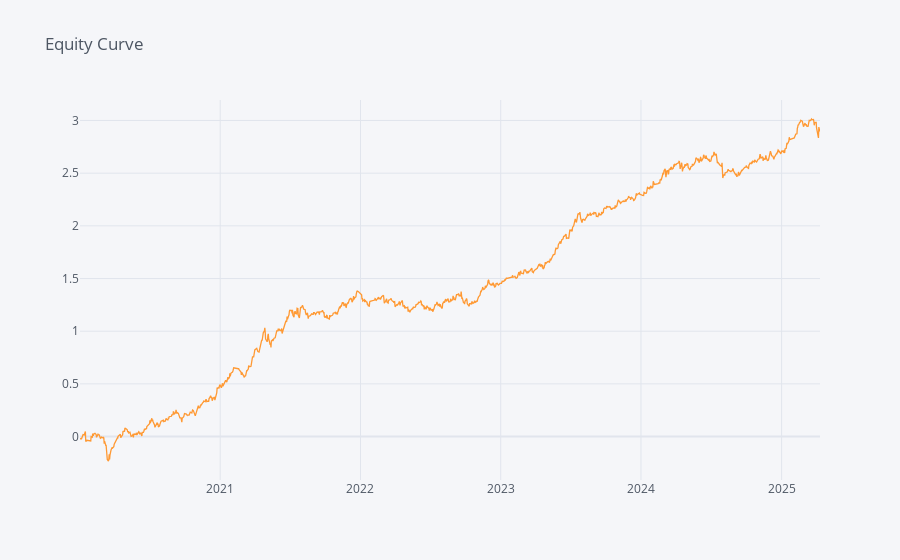
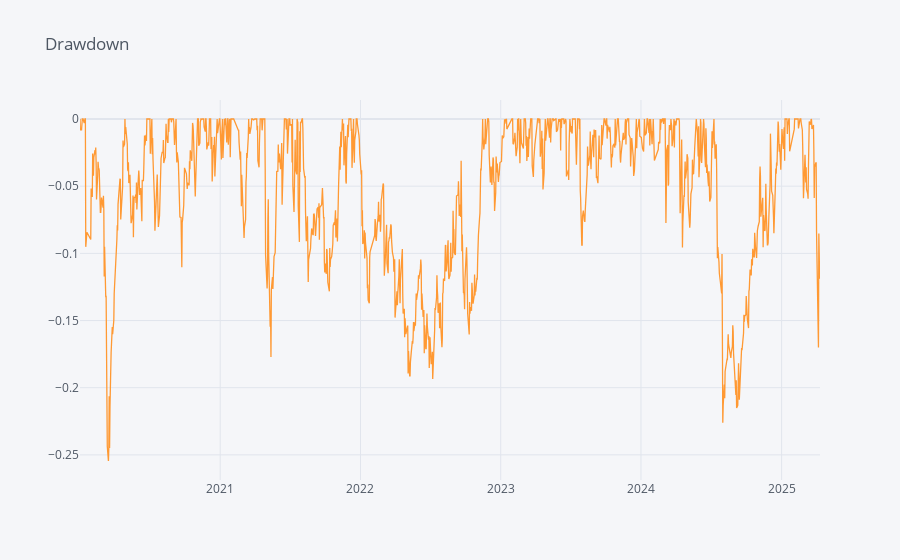
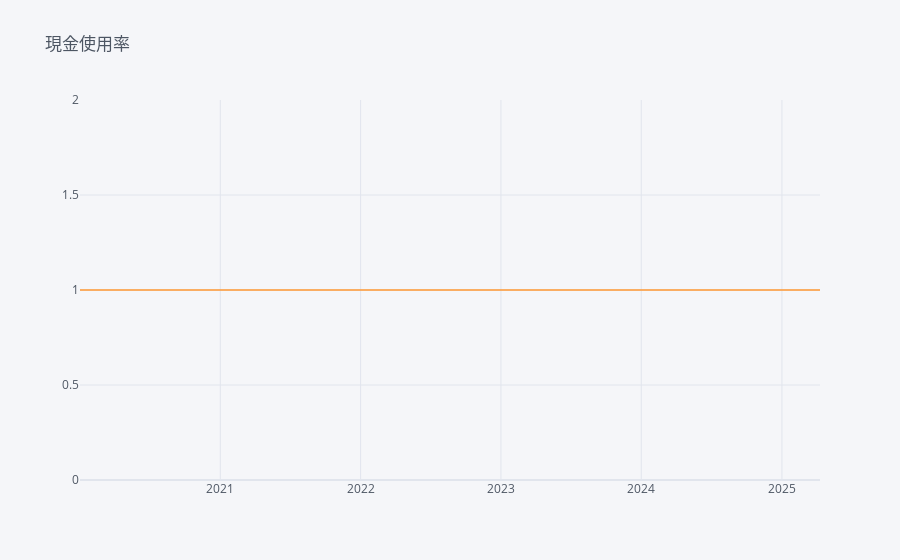

Notebook source saved alongside these figures, in order:
### Code cell
import warnings
warnings.filterwarnings("ignore")
def max_drawdown(prices):
    # 計算累計的最大值
    cumulative_max = prices.cummax()
    # 計算回撤 (Drawdown)
    drawdown = (prices - cumulative_max) / cumulative_max
    # 計算最大回撤 (MDD)
    mdd = drawdown.min()
    return mdd
display(pd.concat({"CAGR(%)":bt_ret.mean() * 252 * 100,
        'Sharpe' : bt_ret.mean() / bt_ret.std()*252**0.5,
        'Calmar':bt_ret.cagr() / abs(bt_ret.max_drawdown()),
        'MDD(%)' : bt_ret.max_drawdown()*100,
        '單利MDD(%)' : max_drawdown(bt_ret.cumsum().add(1))*100,
        '樣本勝率(%)' : bt_ret.apply(lambda X:((X.dropna()>0).sum() / X.dropna().shape[0])*100),
        '周勝率(%)' : bt_ret.apply(lambda X:((X.dropna().add(1).resample('W').prod().sub(1)>0).sum() / X.dropna().add(1).resample('W').prod().sub(1).dropna().shape[0])*100),
        '月勝率(%)' : bt_ret.apply(lambda X:((X.dropna().add(1).resample('ME').prod().sub(1)>0).sum() / X.dropna().add(1).resample('ME').prod().sub(1).shape[0])*100),
        '年勝率(%)' : bt_ret.apply(lambda X:((X.dropna().add(1).resample('YE').prod().sub(1)>0).sum() / X.dropna().add(1).resample('YE').prod().sub(1).shape[0])*100),
        "avg_win(%)": bt_ret.apply(lambda X: X[X > 0].mean() * 100),
        "avg_loss(%)": bt_ret.apply(lambda X: X[X < 0].mean() * 100),
        'avg(%)':bt_ret.apply(lambda X:X.mean() * 100),
        'avg_win/avg_loss' : bt_ret.apply(lambda X:(X[X > 0].mean() / abs(X[X < 0].mean()))),
        'profit_factor' : bt_ret.profit_factor(),
        },axis = 1).round(2))
bt_ret.cumsum().ffill().iplot(title='Equity Curve')
bt_ret.to_drawdown_series().iplot(title = 'Drawdown')
pd.concat({
    f'equal({round(weightings["ic_ir"].loc["2020":].sum(axis=1).mean(), 4)})': weightings['ic_ir'].loc["2020":].sum(axis=1),
}, axis=1).iplot(title='現金使用率')

### Figure 1 — Plotly figure (JSON) as saved in the notebook; plotly's stock layout.template omitted (floating-point values rounded to 4 significant figures; data arrays with more than 128 entries replaced by an {"elided": "..."} marker saying what was removed)
{"data": [{"line": {"color": "rgba(255, 153, 51, 1.0)", "dash": "solid", "shape": "linear", "width": 1.3}, "mode": "lines", "name": "ic_ir_return", "text": "", "type": "scatter", "x": {"elided": "1278 str values"}, "y": {"elided": "1278 float values"}}], "layout": {"legend": {"bgcolor": "#F5F6F9", "font": {"color": "#4D5663"}}, "paper_bgcolor": "#F5F6F9", "plot_bgcolor": "#F5F6F9", "title": {"font": {"color": "#4D5663"}, "text": "Equity Curve"}, "xaxis": {"gridcolor": "#E1E5ED", "showgrid": true, "tickfont": {"color": "#4D5663"}, "title": {"font": {"color": "#4D5663"}, "text": ""}, "zerolinecolor": "#E1E5ED"}, "yaxis": {"gridcolor": "#E1E5ED", "showgrid": true, "tickfont": {"color": "#4D5663"}, "title": {"font": {"color": "#4D5663"}, "text": ""}, "zerolinecolor": "#E1E5ED"}}}

### Figure 2 — Plotly figure (JSON) as saved in the notebook; plotly's stock layout.template omitted (floating-point values rounded to 4 significant figures; data arrays with more than 128 entries replaced by an {"elided": "..."} marker saying what was removed)
{"data": [{"line": {"color": "rgba(255, 153, 51, 1.0)", "dash": "solid", "shape": "linear", "width": 1.3}, "mode": "lines", "name": "ic_ir_return", "text": "", "type": "scatter", "x": {"elided": "1278 str values"}, "y": {"elided": "1278 float values"}}], "layout": {"legend": {"bgcolor": "#F5F6F9", "font": {"color": "#4D5663"}}, "paper_bgcolor": "#F5F6F9", "plot_bgcolor": "#F5F6F9", "title": {"font": {"color": "#4D5663"}, "text": "Drawdown"}, "xaxis": {"gridcolor": "#E1E5ED", "showgrid": true, "tickfont": {"color": "#4D5663"}, "title": {"font": {"color": "#4D5663"}, "text": ""}, "zerolinecolor": "#E1E5ED"}, "yaxis": {"gridcolor": "#E1E5ED", "showgrid": true, "tickfont": {"color": "#4D5663"}, "title": {"font": {"color": "#4D5663"}, "text": ""}, "zerolinecolor": "#E1E5ED"}}}

### Figure 3 — Plotly figure (JSON) as saved in the notebook; plotly's stock layout.template omitted (floating-point values rounded to 4 significant figures; data arrays with more than 128 entries replaced by an {"elided": "..."} marker saying what was removed)
{"data": [{"line": {"color": "rgba(255, 153, 51, 1.0)", "dash": "solid", "shape": "linear", "width": 1.3}, "mode": "lines", "name": "equal(1.0)", "text": "", "type": "scatter", "x": {"elided": "1277 str values"}, "y": {"elided": "1277 float values"}}], "layout": {"legend": {"bgcolor": "#F5F6F9", "font": {"color": "#4D5663"}}, "paper_bgcolor": "#F5F6F9", "plot_bgcolor": "#F5F6F9", "title": {"font": {"color": "#4D5663"}, "text": "現金使用率"}, "xaxis": {"gridcolor": "#E1E5ED", "showgrid": true, "tickfont": {"color": "#4D5663"}, "title": {"font": {"color": "#4D5663"}, "text": ""}, "zerolinecolor": "#E1E5ED"}, "yaxis": {"gridcolor": "#E1E5ED", "showgrid": true, "tickfont": {"color": "#4D5663"}, "title": {"font": {"color": "#4D5663"}, "text": ""}, "zerolinecolor": "#E1E5ED"}}}
